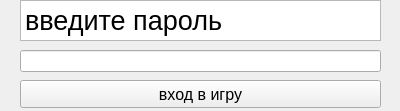
<?xml version="1.0" encoding="UTF-8"?>
<ui version="4.0">
 <class>Form</class>
 <widget class="QWidget" name="Form">
  <property name="geometry">
   <rect>
    <x>0</x>
    <y>0</y>
    <width>400</width>
    <height>111</height>
   </rect>
  </property>
  <property name="windowTitle">
   <string>Form</string>
  </property>
  <widget class="QLineEdit" name="lineEdit">
   <property name="geometry">
    <rect>
     <x>20</x>
     <y>50</y>
     <width>361</width>
     <height>22</height>
    </rect>
   </property>
  </widget>
  <widget class="QTextBrowser" name="textBrowser">
   <property name="geometry">
    <rect>
     <x>20</x>
     <y>0</y>
     <width>361</width>
     <height>41</height>
    </rect>
   </property>
   <property name="html">
    <string>&lt;!DOCTYPE HTML PUBLIC &quot;-//W3C//DTD HTML 4.0//EN&quot; &quot;http://www.w3.org/TR/REC-html40/strict.dtd&quot;&gt;
&lt;html&gt;&lt;head&gt;&lt;meta name=&quot;qrichtext&quot; content=&quot;1&quot; /&gt;&lt;style type=&quot;text/css&quot;&gt;
p, li { white-space: pre-wrap; }
&lt;/style&gt;&lt;/head&gt;&lt;body style=&quot; font-family:'MS Shell Dlg 2'; font-size:7.8pt; font-weight:400; font-style:normal;&quot;&gt;
&lt;p style=&quot; margin-top:0px; margin-bottom:0px; margin-left:0px; margin-right:0px; -qt-block-indent:0; text-indent:0px;&quot;&gt;&lt;span style=&quot; font-size:20pt;&quot;&gt;введите пароль&lt;/span&gt;&lt;/p&gt;&lt;/body&gt;&lt;/html&gt;</string>
   </property>
  </widget>
  <widget class="QPushButton" name="pushButton">
   <property name="geometry">
    <rect>
     <x>20</x>
     <y>80</y>
     <width>361</width>
     <height>28</height>
    </rect>
   </property>
   <property name="font">
    <font>
     <pointsize>12</pointsize>
    </font>
   </property>
   <property name="text">
    <string>вход в игру</string>
   </property>
  </widget>
 </widget>
 <resources/>
 <connections/>
</ui>
